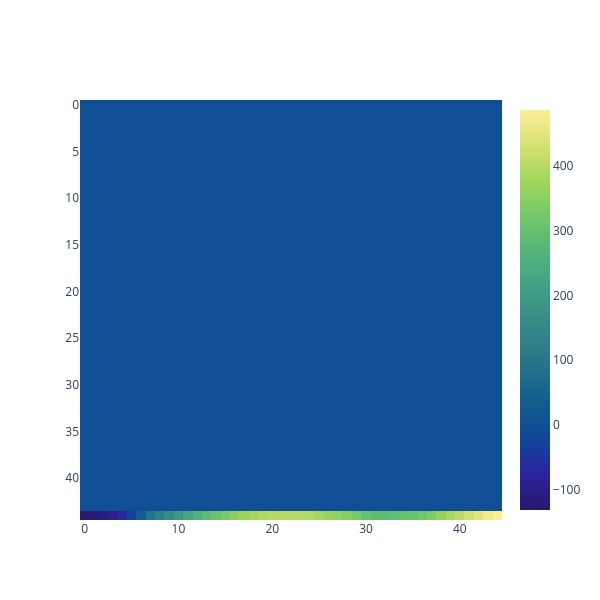

This figure's notebook cell:
### Markdown cell above
### Visualise for last row

### Code cell
mask = torch.zeros(size = hr_scene_bed_tensor.squeeze().shape)
mask[-1, :] = torch.ones(size = (hr_scene_bed_tensor.squeeze().shape[0],))

fig = go.Figure(go.Heatmap(z = hr_scene_bed_tensor.squeeze() * mask, colorscale = 'haline'))
fig.update_layout(autosize = False, height = 600, width = 600)
fig.update_yaxes(autorange = "reversed")
fig.show()

### Figure 1 — Plotly figure (JSON) as saved in the notebook; plotly's stock layout.template omitted (floating-point values rounded to 4 significant figures; data arrays with more than 128 entries replaced by an {"elided": "..."} marker saying what was removed)
{"data": [{"colorscale": [[0, "rgb(41, 24, 107)"], [0.09091, "rgb(42, 35, 160)"], [0.1818, "rgb(15, 71, 153)"], [0.2727, "rgb(18, 95, 142)"], [0.3636, "rgb(38, 116, 137)"], [0.4545, "rgb(53, 136, 136)"], [0.5455, "rgb(65, 157, 133)"], [0.6364, "rgb(81, 178, 124)"], [0.7273, "rgb(111, 198, 107)"], [0.8182, "rgb(160, 214, 91)"], [0.9091, "rgb(212, 225, 112)"], [1, "rgb(253, 238, 153)"]], "type": "heatmap", "z": {"elided": "45x45 float values"}}], "layout": {"autosize": false, "height": 600, "width": 600, "yaxis": {"autorange": "reversed"}}}
